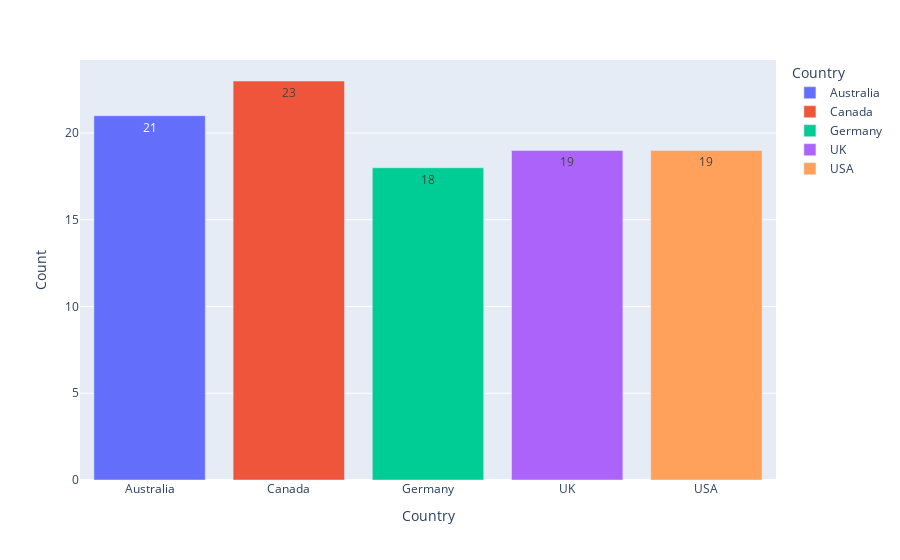

Notebook source saved alongside this figure:
### Code cell
px.bar(data,x='Country',y='Count',color='Country',text='Count')

### Figure 1 — Plotly figure (JSON) as saved in the notebook; plotly's stock layout.template omitted (floating-point values rounded to 4 significant figures)
{"data": [{"alignmentgroup": "True", "hovertemplate": "Country=%{x}<br>Count=%{text}<extra></extra>", "legendgroup": "Australia", "marker": {"color": "#636efa", "pattern": {"shape": ""}}, "name": "Australia", "offsetgroup": "Australia", "orientation": "v", "showlegend": true, "text": [21], "textposition": "auto", "type": "bar", "x": ["Australia"], "xaxis": "x", "y": [21], "yaxis": "y"}, {"alignmentgroup": "True", "hovertemplate": "Country=%{x}<br>Count=%{text}<extra></extra>", "legendgroup": "Canada", "marker": {"color": "#EF553B", "pattern": {"shape": ""}}, "name": "Canada", "offsetgroup": "Canada", "orientation": "v", "showlegend": true, "text": [23], "textposition": "auto", "type": "bar", "x": ["Canada"], "xaxis": "x", "y": [23], "yaxis": "y"}, {"alignmentgroup": "True", "hovertemplate": "Country=%{x}<br>Count=%{text}<extra></extra>", "legendgroup": "Germany", "marker": {"color": "#00cc96", "pattern": {"shape": ""}}, "name": "Germany", "offsetgroup": "Germany", "orientation": "v", "showlegend": true, "text": [18], "textposition": "auto", "type": "bar", "x": ["Germany"], "xaxis": "x", "y": [18], "yaxis": "y"}, {"alignmentgroup": "True", "hovertemplate": "Country=%{x}<br>Count=%{text}<extra></extra>", "legendgroup": "UK", "marker": {"color": "#ab63fa", "pattern": {"shape": ""}}, "name": "UK", "offsetgroup": "UK", "orientation": "v", "showlegend": true, "text": [19], "textposition": "auto", "type": "bar", "x": ["UK"], "xaxis": "x", "y": [19], "yaxis": "y"}, {"alignmentgroup": "True", "hovertemplate": "Country=%{x}<br>Count=%{text}<extra></extra>", "legendgroup": "USA", "marker": {"color": "#FFA15A", "pattern": {"shape": ""}}, "name": "USA", "offsetgroup": "USA", "orientation": "v", "showlegend": true, "text": [19], "textposition": "auto", "type": "bar", "x": ["USA"], "xaxis": "x", "y": [19], "yaxis": "y"}], "layout": {"autosize": true, "barmode": "relative", "legend": {"title": {"text": "Country"}, "tracegroupgap": 0}, "margin": {"t": 60}, "xaxis": {"anchor": "y", "autorange": true, "categoryarray": ["Australia", "Canada", "Germany", "UK", "USA"], "categoryorder": "array", "domain": [0, 1], "range": [-0.5, 4.5], "title": {"text": "Country"}, "type": "category"}, "yaxis": {"anchor": "x", "autorange": true, "domain": [0, 1], "range": [0, 24.21], "title": {"text": "Count"}, "type": "linear"}}}
